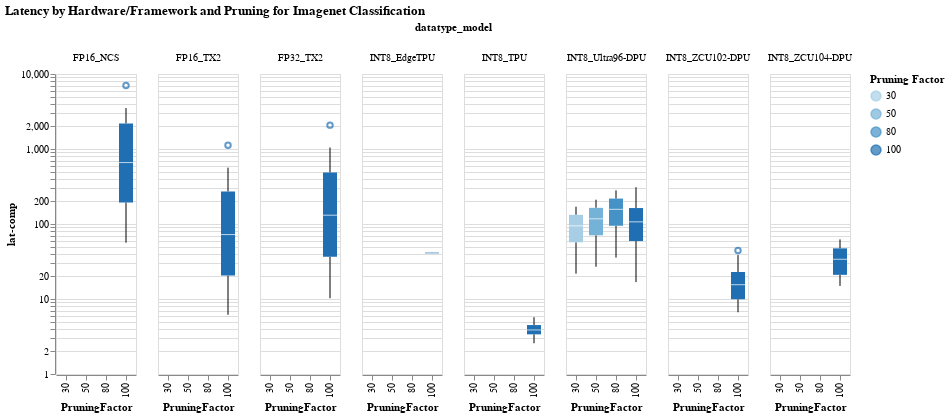

Here is the notebook cell this chart was saved with:
### Markdown cell above
### Boxplots

### Code cell
#hide_input 
#%run scripts/altair_plots.py  #run the plot script if it wasn't previously run
boxplot(df=imagenet_df, xaxis='PruningFactor', yaxis="lat-comp", color_col= 'PruningFactor', facet_column='datatype_model' , title="Latency by Hardware/Framework and Pruning for Imagenet Classification")
